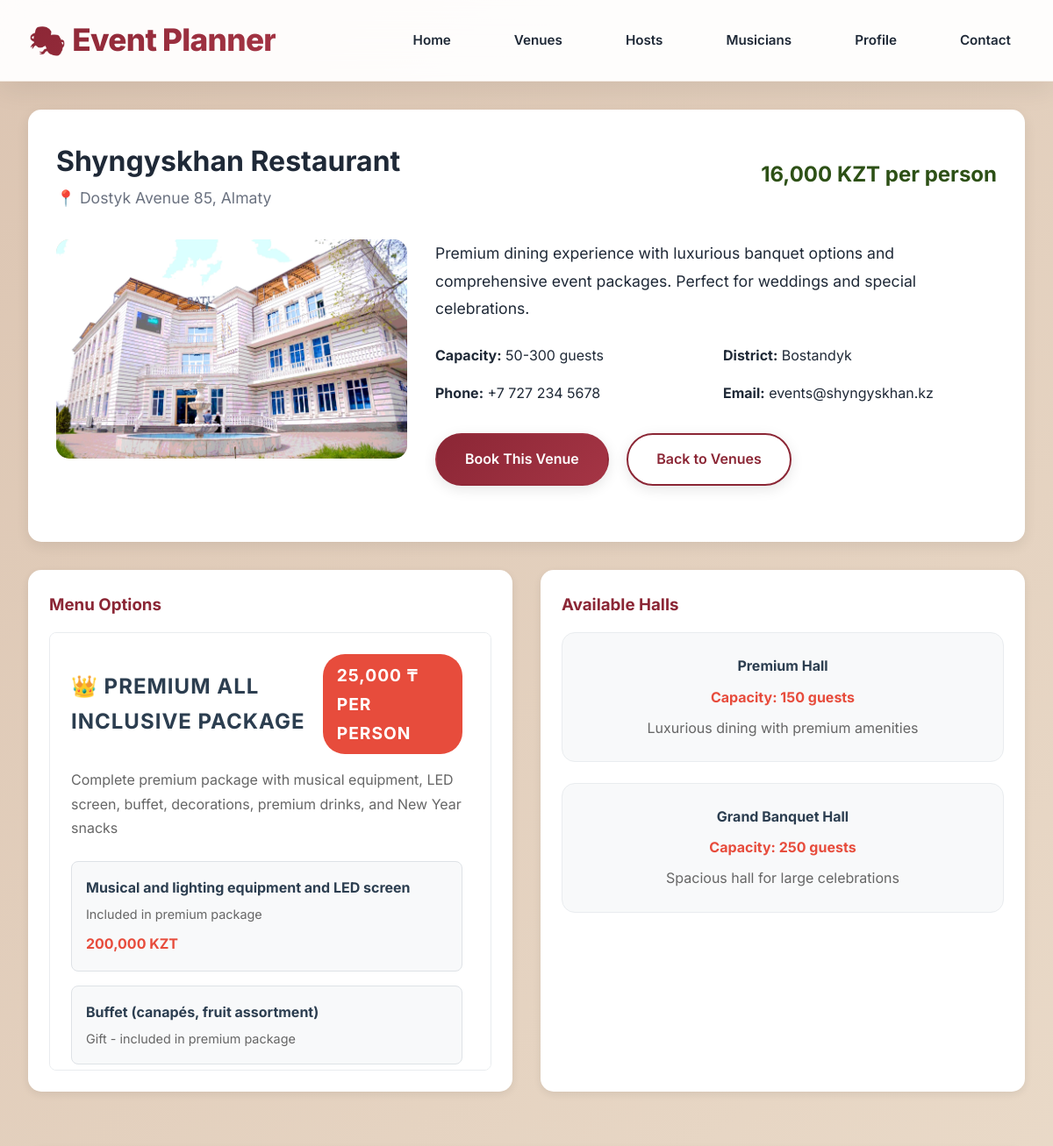
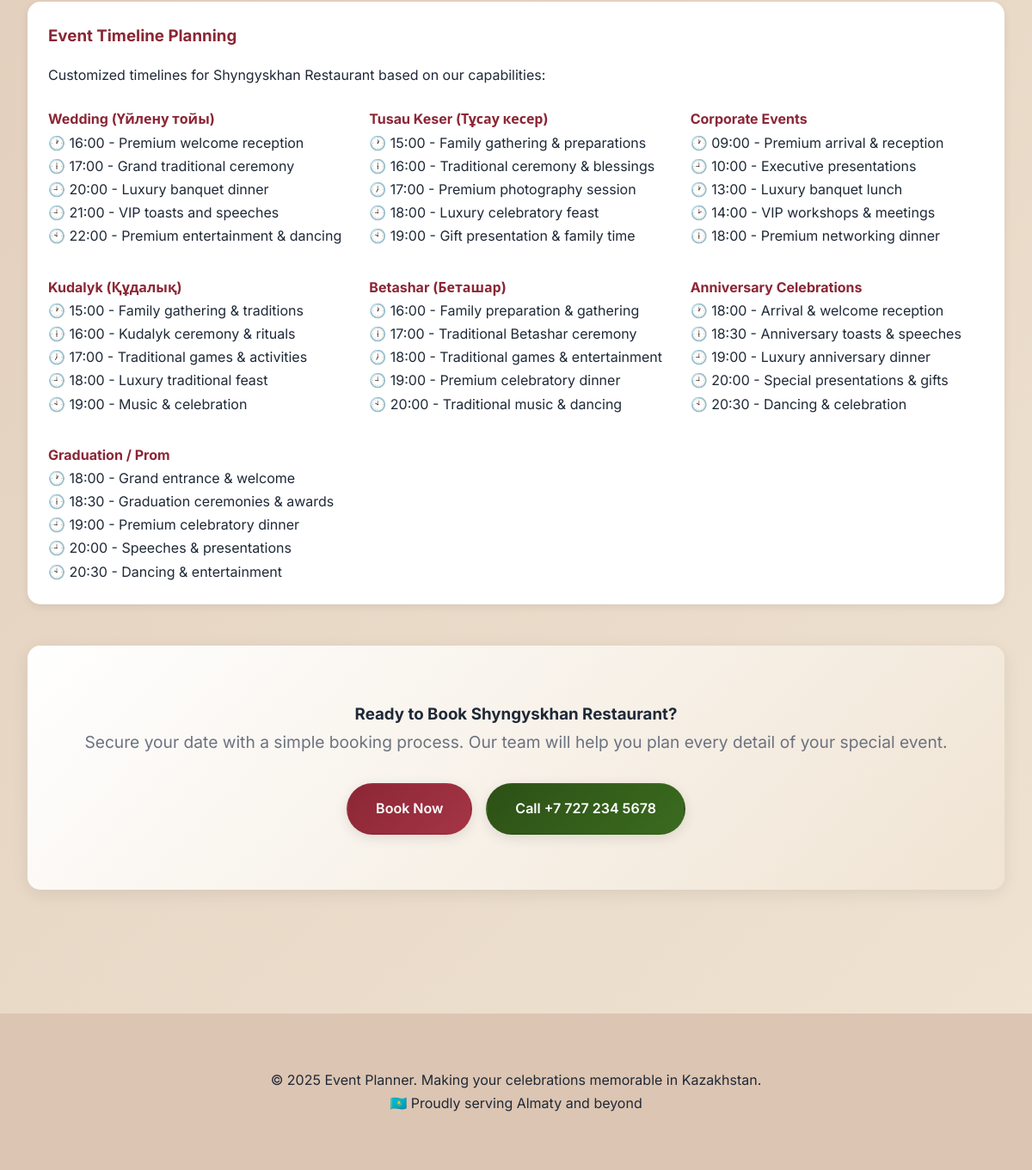
The page /venue/5 on the database its author committed (2 pictures, top to bottom).
### app.py (models this page shows)
class Venue(db.Model):
    id = db.Column(db.Integer, primary_key=True)
    name = db.Column(db.String(100), nullable=False)
    district = db.Column(db.String(50), nullable=False)
    address = db.Column(db.String(200), nullable=False)
    description = db.Column(db.Text)
    capacity_min = db.Column(db.Integer, nullable=False)
    capacity_max = db.Column(db.Integer, nullable=False)
    price_per_person = db.Column(db.Integer, nullable=False)  # in KZT
    phone = db.Column(db.String(20))
    email = db.Column(db.String(100))
    image_url = db.Column(db.String(200))
    event_types = db.Column(db.String(200))  # Comma-separated: wedding,corporate,tusau_keser
    halls = db.relationship('Hall', backref='venue', lazy=True, cascade='all, delete-orphan')
    menu_items = db.relationship('MenuItem', backref='venue', lazy=True, cascade='all, delete-orphan')
    bookings = db.relationship('Booking', backref='venue', lazy=True)

class MenuItem(db.Model):
    id = db.Column(db.Integer, primary_key=True)
    venue_id = db.Column(db.Integer, db.ForeignKey('venue.id'), nullable=False)
    name = db.Column(db.String(100), nullable=False)
    category = db.Column(db.String(50))  # appetizer, main, dessert, drink
    price = db.Column(db.Integer, nullable=False)  # in KZT
    description = db.Column(db.Text)

class Hall(db.Model):
    id = db.Column(db.Integer, primary_key=True)
    venue_id = db.Column(db.Integer, db.ForeignKey('venue.id'), nullable=False)
    name = db.Column(db.String(100), nullable=False)
    capacity = db.Column(db.Integer, nullable=False)
    description = db.Column(db.Text)
    image_url = db.Column(db.String(200))

### app.py (the view)
@app.route('/venue/<int:venue_id>')
def venue_detail(venue_id):
    venue = Venue.query.get_or_404(venue_id)
    return render_template('venue_detail.html', venue=venue)

### templates/venue_detail.html (shortened to what this page needs)
{% extends "base.html" %}
{% block content %}
<div class="container">
    <div class="venue-header">
        <div style="display: flex; align-items: center; justify-content: space-between; margin-bottom: 2rem;">
            <div>
                <h1>{{ venue.name }}</h1>
                <p style="color: var(--text-light); font-size: 1.1rem;">📍 {{ venue.address }}</p>
            </div>
            <div class="venue-price" style="font-size: 1.5rem;">
                {{ "{:,}".format(venue.price_per_person) }} KZT per person
            </div>
        </div>
        <div style="display: flex; gap: 2rem; margin-bottom: 2rem;" class="venue-detail-flex">
            <div class="venue-image" style="width: 400px; height: 250px; border-radius: 15px; overflow: hidden;">
                {% if venue.image_url %}
                    <img src="{{ url_for('static', filename=venue.image_url) }}" alt="{{ venue.name }}" style="width: 100%; height: 100%; object-fit: cover;">
                {% else %}
                    🏛️
                {% endif %}
            </div>
            <div style="flex: 1;">
                <p style="font-size: 1.1rem; line-height: 1.8;">{{ venue.description }}</p>
                <div style="display: grid; grid-template-columns: 1fr 1fr; gap: 1rem; margin-top: 1.5rem;">
                    <div>
                        <strong>Capacity:</strong> {{ venue.capacity_min }}-{{ venue.capacity_max }} guests
                    </div>
                    <div>
                        <strong>District:</strong> {{ venue.district }}
                    </div>
                    <div>
                        <strong>Phone:</strong> {{ venue.phone }}
                    </div>
                    <div>
                        <strong>Email:</strong> {{ venue.email }}
                    </div>
                </div>
                <div style="margin-top: 2rem;">
                    <a href="{{ url_for('book_venue', venue_id=venue.id) }}" class="btn btn-primary" style="margin-right: 1rem;">Book This Venue</a>
                    <a href="{{ url_for('venues') }}" class="btn btn-outline">Back to Venues</a>
                </div>
            </div>
        </div>
    </div>
    <div class="venue-details">
        <div class="detail-section" style="width: 100%; max-width: none; margin-bottom: 2rem;">
            <h3>Menu Options</h3>
            {% if venue.menu_items %}
                {% if venue.name == 'Shyngyskhan Restaurant' %}
                    <div class="menu-scroll" style="max-height: 500px; overflow-y: auto; padding-right: 0.5rem; border: 1px solid #e9ecef; border-radius: 8px; background: white;">
                        <div class="menu-category" style="padding: 1.5rem; border-bottom: 1px solid #e9ecef;">
                            <h4 style="font-size: 1.5rem; margin-bottom: 1rem; display: flex; align-items: center; color: #2c3e50;">
                                👑 Premium All Inclusive Package
                                <span style="background: #e74c3c; color: white; padding: 0.5rem 1rem; border-radius: 25px; font-size: 1.2rem; margin-left: 1rem;">25,000 ₸ per person</span>
                            </h4>
                            <p style="color: #666; margin-bottom: 1.5rem;">Complete premium package with musical equipment, LED screen, buffet, decorations, premium drinks, and New Year snacks</p>
                            <div style="display: grid; grid-template-columns: repeat(auto-fit, minmax(300px, 1fr)); gap: 1rem;">
                                {% for item in venue.menu_items %}
                                    {% if item.category == 'premium_package' and item.name != 'Premium All Inclusive Package' %}
                                        <div style="background: #f8f9fa; padding: 1rem; border-radius: 8px; border: 1px solid #dee2e6;">
                                            <strong style="color: #2c3e50;">{{ item.name }}</strong>
                                            {% if item.description %}
                                                <p style="font-size: 0.9rem; color: #666; margin: 0.3rem 0 0 0;">{{ item.description }}</p>
                                            {% endif %}
                                            {% if item.price > 0 %}
                                                <div style="font-weight: bold; margin-top: 0.5rem; color: #e74c3c;">{{ "{:,}".format(item.price) }} KZT</div>
                                            {% endif %}
                                        </div>
                                    {% endif %}
                                {% endfor %}
                            </div>
                        </div>
                    </div>
                {% endif %}
            {% else %}
                <p>Custom menu options available. Please contact the venue for detailed menu planning.</p>
            {% endif %}
        </div>
        <div class="detail-section" style="width: 100%; max-width: none; margin-bottom: 2rem;">
            <h3>Available Halls</h3>
            {% if venue.halls %}
                <div class="halls-grid" style="display: grid; grid-template-columns: repeat(auto-fit, minmax(300px, 1fr)); gap: 1.5rem;">
                    {% for hall in venue.halls %}
                        <div class="hall-card" style="background: #f8f9fa; padding: 1.5rem; border-radius: 15px; border: 1px solid #e9ecef;">
                            <h4 style="color: #2c3e50; margin-bottom: 0.5rem;">{{ hall.name }}</h4>
                            <p class="hall-capacity" style="color: #e74c3c; font-weight: bold; margin-bottom: 0.5rem;">Capacity: {{ hall.capacity }} guests</p>
                            <p style="color: #666;">{{ hall.description }}</p>
                        </div>
                    {% endfor %}
                </div>
            {% else %}
                <p>Hall information will be provided upon inquiry.</p>
            {% endif %}
        </div>
    </div>
    <div class="detail-section" style="margin-top: 2rem;">
        <h3>Event Timeline Planning</h3>
        <p>Customized timelines for {{ venue.name }} based on our capabilities:</p>
        <div style="display: grid; grid-template-columns: repeat(auto-fit, minmax(300px, 1fr)); gap: 2rem; margin-top: 1.5rem;">
            {% if 'wedding' in venue.event_types %}
            <div>
                <h4 style="color: var(--accent-burgundy);">Wedding (Үйлену тойы)</h4>
                {% if venue.name == 'Navat Restaurant' %}
                <ul style="list-style: none; padding-left: 0;">
                    <li>🕐 17:00 - Guest arrival & traditional welcome</li>
                    <li>🕕 18:00 - Intimate ceremony & blessings</li>
                    <li>🕘 19:00 - Traditional Kazakh dinner service</li>
                    <li>🕘 20:00 - Family toasts & celebrations</li>
                    <li>🕙 21:00 - Dancing & entertainment</li>
                </ul>
                {% elif venue.name == 'Shyngyskhan Restaurant' %}
                <ul style="list-style: none; padding-left: 0;">
                    <li>🕐 16:00 - Premium welcome reception</li>
                    <li>🕕 17:00 - Grand traditional ceremony</li>
                    <li>🕘 20:00 - Luxury banquet dinner</li>
                    <li>🕘 21:00 - VIP toasts and speeches</li>
                    <li>🕙 22:00 - Premium entertainment & dancing</li>
                </ul>
                {% endif %}
            </div>
            {% endif %}
            {% if 'tusau_keser' in venue.event_types %}
            <div>
                <h4 style="color: var(--accent-burgundy);">Tusau Keser (Тұсау кесер)</h4>
                {% if venue.name == 'Shyngyskhan Restaurant' %}
                <ul style="list-style: none; padding-left: 0;">
                    <li>🕐 15:00 - Family gathering & preparations</li>
                    <li>🕕 16:00 - Traditional ceremony & blessings</li>
                    <li>🕖 17:00 - Premium photography session</li>
                    <li>🕘 18:00 - Luxury celebratory feast</li>
                    <li>🕙 19:00 - Gift presentation & family time</li>
                </ul>
                {% endif %}
            </div>
            {% endif %}
            {% if 'corporate_event' in venue.event_types %}
            <div>
                <h4 style="color: var(--accent-burgundy);">Corporate Events</h4>
                {% if venue.name == 'Navat Restaurant' %}
                <ul style="list-style: none; padding-left: 0;">
                    <li>🕐 09:00 - Arrival & traditional welcome</li>
                    <li>🕘 10:00 - Business presentations</li>
                    <li>🕐 13:00 - Traditional Kazakh lunch</li>
                    <li>🕑 14:00 - Team building activities</li>
                    <li>🕕 18:00 - Networking dinner</li>
                </ul>
                {% elif venue.name == 'Shyngyskhan Restaurant' %}
                <ul style="list-style: none; padding-left: 0;">
                    <li>🕐 09:00 - Premium arrival & reception</li>
                    <li>🕘 10:00 - Executive presentations</li>
                    <li>🕐 13:00 - Luxury banquet lunch</li>
                    <li>🕑 14:00 - VIP workshops & meetings</li>
                    <li>🕕 18:00 - Premium networking dinner</li>
                </ul>
                {% endif %}
            </div>
            {% endif %}
            {% if 'kudalyk' in venue.event_types %}
            <div>
                <h4 style="color: var(--accent-burgundy);">Kudalyk (Құдалық)</h4>
                {% if venue.name == 'Shyngyskhan Restaurant' %}
                <ul style="list-style: none; padding-left: 0;">
                    <li>🕐 15:00 - Family gathering & traditions</li>
                    <li>🕕 16:00 - Kudalyk ceremony & rituals</li>
                    <li>🕖 17:00 - Traditional games & activities</li>
                    <li>🕘 18:00 - Luxury traditional feast</li>
                    <li>🕙 19:00 - Music & celebration</li>
                </ul>
                {% endif %}
            </div>
            {% endif %}
            {% if 'betashar' in venue.event_types %}
            <div>
                <h4 style="color: var(--accent-burgundy);">Betashar (Беташар)</h4>
                {% if venue.name == 'Shyngyskhan Restaurant' %}
                <ul style="list-style: none; padding-left: 0;">
                    <li>🕐 16:00 - Family preparation & gathering</li>
                    <li>🕕 17:00 - Traditional Betashar ceremony</li>
                    <li>🕖 18:00 - Traditional games & entertainment</li>
                    <li>🕘 19:00 - Premium celebratory dinner</li>
                    <li>🕙 20:00 - Traditional music & dancing</li>
                </ul>
                {% endif %}
            </div>
            {% endif %}
            {% if 'anniversary' in venue.event_types %}
            <div>
                <h4 style="color: var(--accent-burgundy);">Anniversary Celebrations</h4>
                {% if venue.name == 'Shyngyskhan Restaurant' %}
                <ul style="list-style: none; padding-left: 0;">
                    <li>🕐 18:00 - Arrival & welcome reception</li>
                    <li>🕕 18:30 - Anniversary toasts & speeches</li>
                    <li>🕘 19:00 - Luxury anniversary dinner</li>
                    <li>🕘 20:00 - Special presentations & gifts</li>
                    <li>🕙 20:30 - Dancing & celebration</li>
                </ul>
                {% endif %}
            </div>
            {% endif %}
            {% if 'graduation_prom' in venue.event_types %}
            <div>
                <h4 style="color: var(--accent-burgundy);">Graduation / Prom</h4>
                {% if venue.name == 'Shyngyskhan Restaurant' %}
                <ul style="list-style: none; padding-left: 0;">
                    <li>🕐 18:00 - Grand entrance & welcome</li>
                    <li>🕕 18:30 - Graduation ceremonies & awards</li>
                    <li>🕘 19:00 - Premium celebratory dinner</li>
                    <li>🕘 20:00 - Speeches & presentations</li>
                    <li>🕙 20:30 - Dancing & entertainment</li>
                </ul>
                {% endif %}
            </div>
            {% endif %}
        </div>
    </div>
    <div class="hero" style="margin-top: 3rem; text-align: center;">
        <h3>Ready to Book {{ venue.name }}?</h3>
        <p>Secure your date with a simple booking process. Our team will help you plan every detail of your special event.</p>
        <div style="display: flex; gap: 1rem; margin-top: 1.5rem; justify-content: center;">
            <a href="{{ url_for('book_venue', venue_id=venue.id) }}" class="btn btn-primary">Book Now</a>
            <a href="tel:{{ venue.phone }}" class="btn btn-secondary">Call {{ venue.phone }}</a>
        </div>
    </div>
</div>
{% endblock %}

### templates/base.html (shortened to what this page needs)
<!DOCTYPE html>
<html lang="en">
<head>
    <link rel="stylesheet" href="{{ url_for('static', filename='css/style.css') }}">
</head>
<body>
    <header class="header">
        <nav class="nav">
            <a href="{{ url_for('index') }}" class="logo">🎭 Event Planner</a>
            <ul class="nav-links">
                <li><a href="{{ url_for('index') }}">Home</a></li>
                <li><a href="{{ url_for('venues') }}">Venues</a></li>
                <li><a href="{{ url_for('hosts') }}">Hosts</a></li>
                <li><a href="{{ url_for('musicians') }}">Musicians</a></li>
                <li><a href="{{ url_for('profile') }}">Profile</a></li>
                <li><a href="{{ url_for('index') }}#contact">Contact</a></li>
            </ul>
        </nav>
    </header>
    <main>
        {% block content %}{% endblock %}
    </main>
    <footer class="footer">
        <div class="container">
            <p>&copy; 2025 Event Planner. Making your celebrations memorable in Kazakhstan.</p>
            <p>🇰🇿 Proudly serving Almaty and beyond</p>
        </div>
    </footer>
</body>
</html>

### rows shown on the page
Venue: name "Shyngyskhan Restaurant", address "Dostyk Avenue 85, Almaty", price_per_person "16,000", image_url (picture), description "Premium dining experience with luxurious banquet options and comprehensive event packages. Perfect for weddings and special celebrations.", capacity_min "50", capacity_max "300", district "Bostandyk", phone "+7 727 234 5678", email "events@shyngyskhan.kz"
MenuItem: name "Musical and lighting equipment and LED screen", description "Included in premium package", price "200,000"
MenuItem: name "Buffet (canapés, fruit assortment)", description "Gift - included in premium package"
Hall: name "Premium Hall", capacity "150", description "Luxurious dining with premium amenities"
Hall: name "Grand Banquet Hall", capacity "250", description "Spacious hall for large celebrations"
